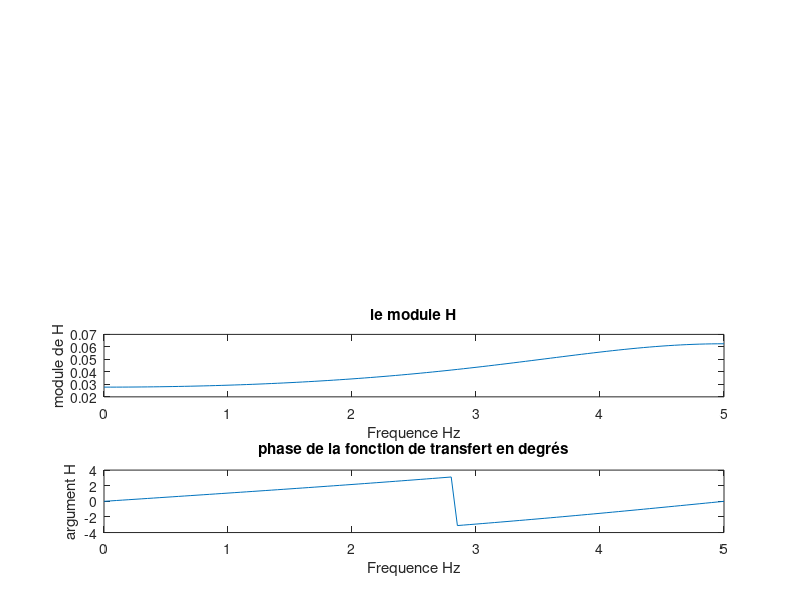
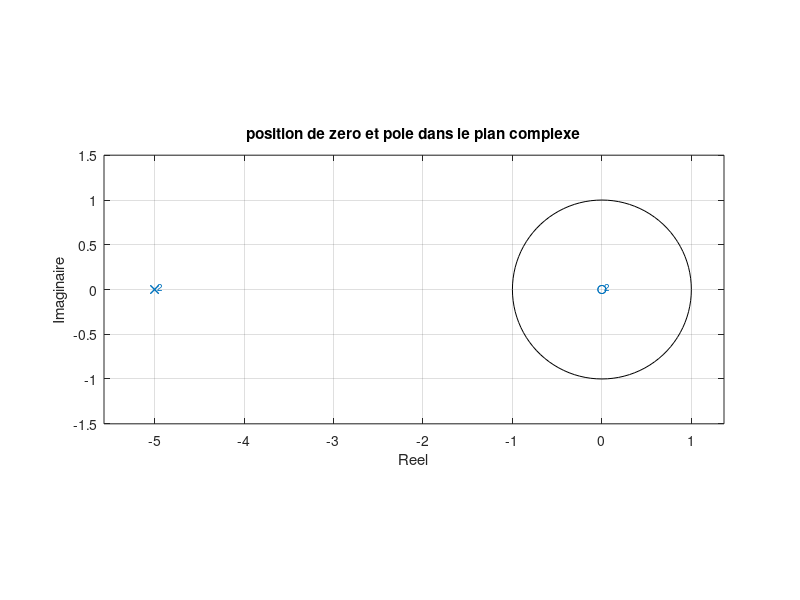

Write MATLAB code to recreate these figures, in order.
%%%%Filtre 2eme ordre 

close all;
clear all;
 
N=200;
Te=1/10;Fe=1/Te;
 
t=(0:N-1)*Te; f=(0:N/2)*Fe/N;
 
r = input('r=');
f0 = input('f0=');
 
num=[1 0];
 
den=[1 -2*r*cos(2*pi*f0*Te) r^2];
 
imp= zeros(1,N); imp(1)=1;
ind=ones(1,N);
 
 
%reponse imp et ind avec le filtrage
rep_imp= filter(num,den,imp);
rep_ind= filter(num,den,ind);
 
figure(1)
subplot(4,1,1)
plot(t,rep_imp);
title('la reponse impul')
xlabel('temps');
ylabel('reponse imp');
 
 
 
 
subplot(412)
plot(t,rep_ind);
title('la reponse indic')
xlabel('temps');
ylabel('reponse ind');
 
 
z = exp(2*pi*1i*f*Te);
H = 1./(1-(2*r*cos(2*pi*f0*Te)*(z.^-1)) + (r^2)*(z.^-2));
 
%trace du module et de l'argument
module= abs(H);
argument = angle(H);
 
%Module
subplot(4,1,3);
plot(f,module);
title('le module H');
xlabel ('Frequence Hz');
ylabel ('module de H');
 
%Argument
 
subplot(4,1,4);
plot(f,argument);
title('phase de la fonction de transfert en degrés');
xlabel ('Frequence Hz');
ylabel ('argument H');
 
%pole et zeros
 
figure(2)
zplane(num,den)
 
 
title('position de zero et pole dans le plan complexe');
xlabel ('Reel');
ylabel ('Imaginaire');